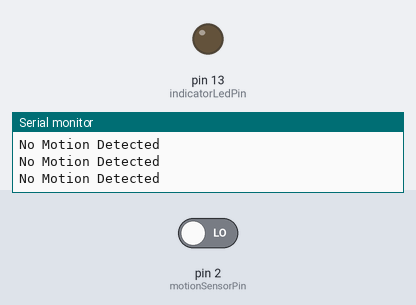
The sketch below on a simulated Arduino Uno, built with avr-gcc and run on an emulated ATmega328P. Parts: output pins drawn as LEDs (lit = HIGH), the last lines printed to the serial monitor. The test bench sets the inputs (shaded band); at power-on: pin 2 (motionSensorPin) LOW.

Above: at 1.8 s.
1.9 s: pin 2 (motionSensorPin) driven HIGH
At 2.9 s:
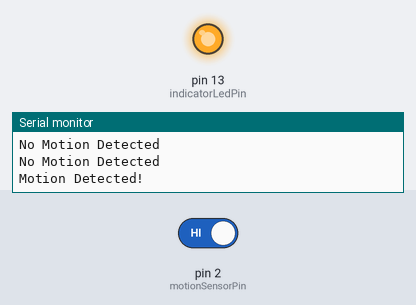
Timing chart, 0 to 4.9 s (numbered marks = the images above; inputs shaded):
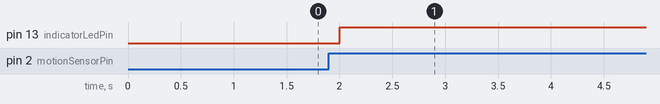

The sketch:

M1_T1P.ino
```cpp
const int motionSensorPin = 2;
const int indicatorLedPin = 13;
const int activeTimeThreshold = 5000;
void setup()
{
  Serial.begin(9600);
  pinMode(motionSensorPin, INPUT);
  pinMode(indicatorLedPin, OUTPUT);
}
void loop()
{
  // Detect motion
  int isMotionDetected = digitalRead(motionSensorPin);
  // Process the detection
  if (isMotionDetected == HIGH)
  {
    Serial.println("Motion Detected!");
    digitalWrite(indicatorLedPin, HIGH);
    delay(activeTimeThreshold);
  }
  else
  {
    Serial.println("No Motion Detected");
    digitalWrite(indicatorLedPin, LOW);
  }
  delay(500);
}
```

Measured:
- after the input at 1.9 s, pin 13 (indicatorLedPin): LOW → HIGH after 0.10 s
